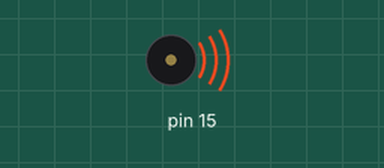
A sketch run on a simulated Arduino Uno, built with avr-gcc and run on an emulated ATmega328P. On the bench: buzzer (waves = sounding).

Above: at 0.1 s.
At 1.9 s:
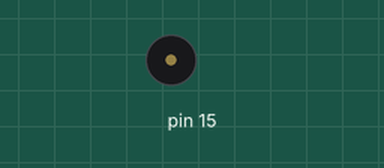
Timing chart, 0 to 3.4 s (numbered marks = the images above):
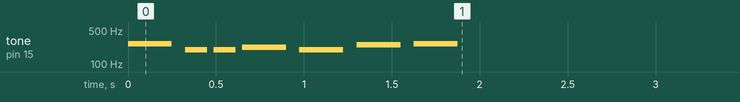

The sketch:

3.2_custom_tone_2.ino
```cpp
#define NOTE_C4  262
#define NOTE_G3  196
#define NOTE_A3  220
#define NOTE_B3  247

int melody[] = {
  NOTE_C4, NOTE_G3, NOTE_G3, NOTE_A3, NOTE_G3, NOTE_B3, NOTE_C4
};

int noteDurations[] = {
  4, 8, 8, 4, 4, 4, 4
};

void setup() {
  // iterate over the notes of the melody:
  for (int thisNote = 0; thisNote < 7; thisNote++) {
    // to calculate the note duration, take one second divided by the note type.
    //e.g. quarter note = 1000 / 4, eighth note = 1000/8, etc.
    int noteDuration = 1000 / noteDurations[thisNote];
    tone(15, melody[thisNote], noteDuration);
    // to distinguish the notes, set a minimum time between them.
    // the note's duration + 30% seems to work well:
    int pauseBetweenNotes = noteDuration * 1.30;
    delay(pauseBetweenNotes);
    // stop the tone playing:
    noTone(15);
  }
}

void loop() {
  // no need to repeat the melody.
}
```
